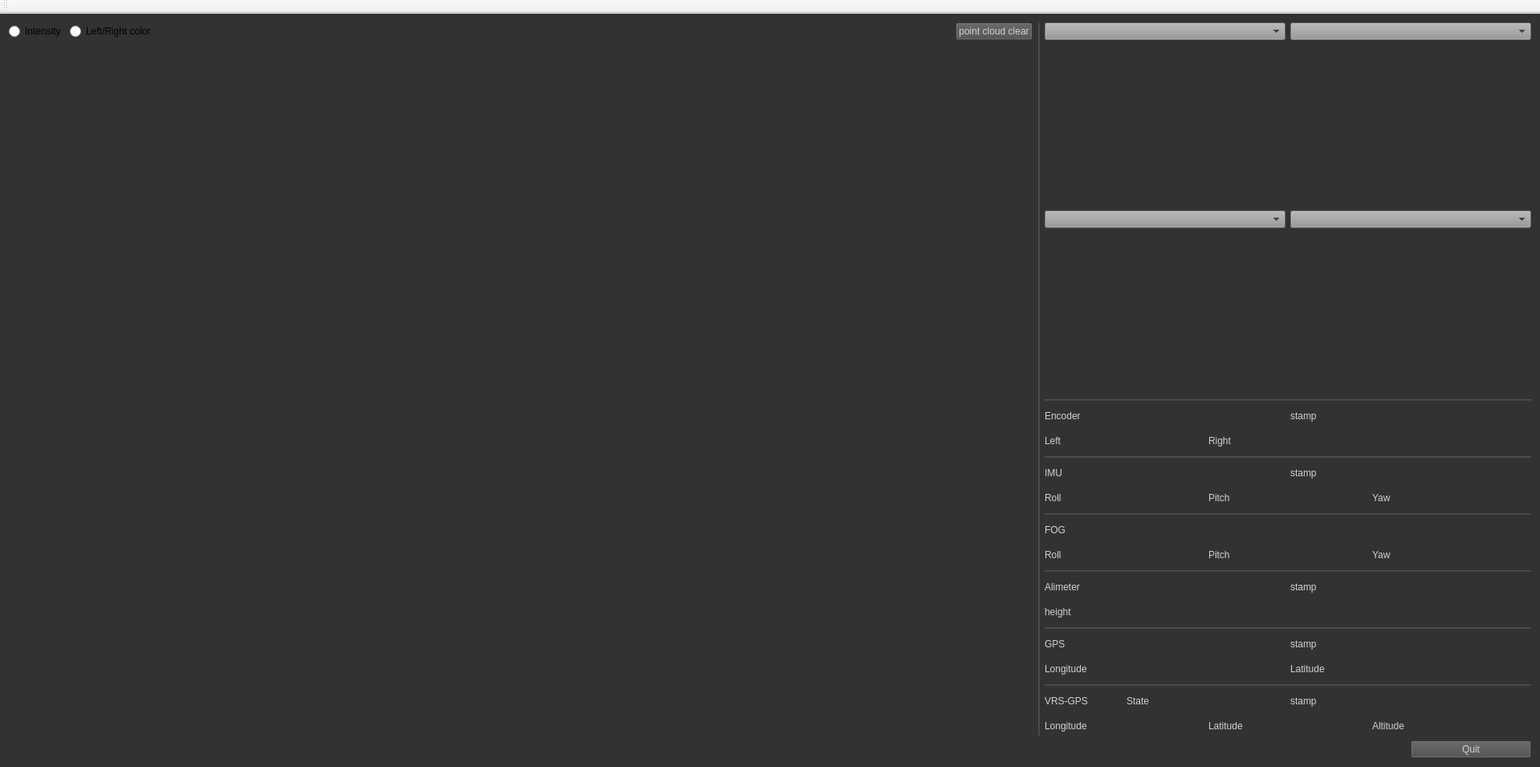
<?xml version="1.0" encoding="UTF-8"?>
<ui version="4.0">
 <class>MainWindow</class>
 <widget class="QMainWindow" name="MainWindow">
  <property name="geometry">
   <rect>
    <x>0</x>
    <y>0</y>
    <width>1918</width>
    <height>955</height>
   </rect>
  </property>
  <property name="windowTitle">
   <string>Data Viewer</string>
  </property>
  <property name="toolTipDuration">
   <number>2</number>
  </property>
  <property name="layoutDirection">
   <enum>Qt::LeftToRight</enum>
  </property>
  <property name="styleSheet">
   <string notr="true">QMainWindow{
background-color:  rgb(50, 50, 50)
}

QMenuBar{
background-color:   rgb(50, 50, 50)
}

QPushButton:pressed {
    background-color: rgb(90, 90, 90);
	color: rgb(210,210,210);
}
QPushButton {
     background-color: rgb(76, 76, 76);
	 color: rgb(210,210,210);
}

QPushButton:disabled {
    background-color: rgb(76, 76, 76);
	color: rgb(150,150,150);
}

QLabel{
    color: rgb(210,210,210);
    qproperty-alignment: AlignCenter;
}

QFrame#line,#line_2,#line_3,#line_4,#line_5,#line_6,#line_7,#line_8,#line_9,#line_10{
    background-color: rgb(70,70,70);
}

QLabel#label_53,#label_7,#label_54,#label_55,#label_56,#label_57,#label_58,#label_59,#label_60,#label_52
{
    color: rgb(210,210,210);
     qproperty-alignment: AlignCenter;
}

QComboBox {
	background-color:  rgb(150,150,150)
}

QCheckBox {
   border: none;
   color: rgb(210,210,210);
}</string>
  </property>
  <widget class="QWidget" name="centralWidget">
   <property name="styleSheet">
    <string notr="true"/>
   </property>
   <layout class="QVBoxLayout" name="verticalLayout_4">
    <item>
     <layout class="QVBoxLayout" name="verticalLayout">
      <item>
       <layout class="QHBoxLayout" name="horizontalLayout_6">
        <item>
         <layout class="QVBoxLayout" name="verticalLayout_3">
          <item>
           <layout class="QGridLayout" name="gridLayout_14">
            <item row="0" column="0">
             <widget class="QRadioButton" name="radioButton">
              <property name="text">
               <string>Intensity</string>
              </property>
             </widget>
            </item>
            <item row="0" column="1">
             <widget class="QRadioButton" name="radioButton_2">
              <property name="text">
               <string>Left/Right color</string>
              </property>
             </widget>
            </item>
            <item row="0" column="2">
             <spacer name="horizontalSpacer">
              <property name="orientation">
               <enum>Qt::Horizontal</enum>
              </property>
              <property name="sizeHint" stdset="0">
               <size>
                <width>17</width>
                <height>14</height>
               </size>
              </property>
             </spacer>
            </item>
            <item row="0" column="3">
             <widget class="QPushButton" name="pushButton_29">
              <property name="text">
               <string>point cloud clear</string>
              </property>
             </widget>
            </item>
           </layout>
          </item>
          <item>
           <widget class="GLWidget" name="GLwidget" native="true">
            <property name="sizePolicy">
             <sizepolicy hsizetype="Preferred" vsizetype="Expanding">
              <horstretch>0</horstretch>
              <verstretch>0</verstretch>
             </sizepolicy>
            </property>
            <property name="styleSheet">
             <string notr="true">QMainWindow{
background-color: rgb(76, 76, 76);
}</string>
            </property>
           </widget>
          </item>
         </layout>
        </item>
        <item>
         <widget class="Line" name="line_6">
          <property name="orientation">
           <enum>Qt::Vertical</enum>
          </property>
         </widget>
        </item>
        <item>
         <layout class="QVBoxLayout" name="verticalLayout_2">
          <item>
           <layout class="QGridLayout" name="gridLayout_11">
            <item row="0" column="1">
             <widget class="QComboBox" name="comboBox_2"/>
            </item>
            <item row="2" column="1">
             <widget class="QComboBox" name="comboBox_4"/>
            </item>
            <item row="3" column="0">
             <widget class="QLabel" name="label_9">
              <property name="sizePolicy">
               <sizepolicy hsizetype="Minimum" vsizetype="Minimum">
                <horstretch>0</horstretch>
                <verstretch>0</verstretch>
               </sizepolicy>
              </property>
              <property name="minimumSize">
               <size>
                <width>300</width>
                <height>200</height>
               </size>
              </property>
              <property name="maximumSize">
               <size>
                <width>300</width>
                <height>200</height>
               </size>
              </property>
              <property name="text">
               <string/>
              </property>
             </widget>
            </item>
            <item row="1" column="1">
             <widget class="QLabel" name="label_14">
              <property name="sizePolicy">
               <sizepolicy hsizetype="Minimum" vsizetype="Minimum">
                <horstretch>0</horstretch>
                <verstretch>0</verstretch>
               </sizepolicy>
              </property>
              <property name="minimumSize">
               <size>
                <width>300</width>
                <height>200</height>
               </size>
              </property>
              <property name="maximumSize">
               <size>
                <width>300</width>
                <height>200</height>
               </size>
              </property>
              <property name="text">
               <string/>
              </property>
             </widget>
            </item>
            <item row="1" column="0">
             <widget class="QLabel" name="label_13">
              <property name="sizePolicy">
               <sizepolicy hsizetype="Minimum" vsizetype="Minimum">
                <horstretch>0</horstretch>
                <verstretch>0</verstretch>
               </sizepolicy>
              </property>
              <property name="minimumSize">
               <size>
                <width>300</width>
                <height>200</height>
               </size>
              </property>
              <property name="maximumSize">
               <size>
                <width>300</width>
                <height>200</height>
               </size>
              </property>
              <property name="text">
               <string/>
              </property>
             </widget>
            </item>
            <item row="2" column="0">
             <widget class="QComboBox" name="comboBox_3"/>
            </item>
            <item row="0" column="0">
             <widget class="QComboBox" name="comboBox_1"/>
            </item>
            <item row="3" column="1">
             <widget class="QLabel" name="label_10">
              <property name="sizePolicy">
               <sizepolicy hsizetype="Minimum" vsizetype="Minimum">
                <horstretch>0</horstretch>
                <verstretch>0</verstretch>
               </sizepolicy>
              </property>
              <property name="minimumSize">
               <size>
                <width>300</width>
                <height>200</height>
               </size>
              </property>
              <property name="maximumSize">
               <size>
                <width>300</width>
                <height>200</height>
               </size>
              </property>
              <property name="text">
               <string/>
              </property>
             </widget>
            </item>
           </layout>
          </item>
          <item>
           <widget class="Line" name="line">
            <property name="orientation">
             <enum>Qt::Horizontal</enum>
            </property>
           </widget>
          </item>
          <item>
           <layout class="QGridLayout" name="gridLayout_10">
            <item row="1" column="0">
             <widget class="QLabel" name="label_15">
              <property name="text">
               <string>Left</string>
              </property>
             </widget>
            </item>
            <item row="1" column="2">
             <widget class="QLabel" name="label_18">
              <property name="text">
               <string>Right</string>
              </property>
             </widget>
            </item>
            <item row="0" column="0">
             <widget class="QLabel" name="label_16">
              <property name="text">
               <string>Encoder</string>
              </property>
             </widget>
            </item>
            <item row="1" column="1">
             <widget class="QLabel" name="label_19">
              <property name="text">
               <string/>
              </property>
             </widget>
            </item>
            <item row="0" column="1">
             <widget class="QLabel" name="label_21">
              <property name="text">
               <string/>
              </property>
             </widget>
            </item>
            <item row="0" column="2">
             <widget class="QLabel" name="label_17">
              <property name="text">
               <string/>
              </property>
             </widget>
            </item>
            <item row="0" column="3">
             <widget class="QLabel" name="label_65">
              <property name="text">
               <string>stamp</string>
              </property>
             </widget>
            </item>
            <item row="0" column="5">
             <widget class="QLabel" name="label_66">
              <property name="text">
               <string/>
              </property>
             </widget>
            </item>
            <item row="1" column="3">
             <widget class="QLabel" name="label_20">
              <property name="text">
               <string/>
              </property>
             </widget>
            </item>
            <item row="1" column="4">
             <widget class="QLabel" name="label_67">
              <property name="text">
               <string/>
              </property>
             </widget>
            </item>
            <item row="1" column="5">
             <widget class="QLabel" name="label_68">
              <property name="text">
               <string/>
              </property>
             </widget>
            </item>
            <item row="0" column="4">
             <widget class="QLabel" name="label_83">
              <property name="text">
               <string/>
              </property>
             </widget>
            </item>
           </layout>
          </item>
          <item>
           <widget class="Line" name="line_2">
            <property name="orientation">
             <enum>Qt::Horizontal</enum>
            </property>
           </widget>
          </item>
          <item>
           <layout class="QGridLayout" name="gridLayout_9">
            <item row="0" column="3">
             <widget class="QLabel" name="label_25">
              <property name="text">
               <string>stamp</string>
              </property>
             </widget>
            </item>
            <item row="0" column="0">
             <widget class="QLabel" name="label_24">
              <property name="text">
               <string>IMU</string>
              </property>
             </widget>
            </item>
            <item row="1" column="4">
             <widget class="QLabel" name="label_29">
              <property name="text">
               <string>Yaw</string>
              </property>
             </widget>
            </item>
            <item row="1" column="0">
             <widget class="QLabel" name="label_23">
              <property name="text">
               <string>Roll</string>
              </property>
             </widget>
            </item>
            <item row="1" column="2">
             <widget class="QLabel" name="label_27">
              <property name="text">
               <string>Pitch</string>
              </property>
             </widget>
            </item>
            <item row="1" column="5">
             <widget class="QLabel" name="label_30">
              <property name="text">
               <string/>
              </property>
             </widget>
            </item>
            <item row="1" column="3">
             <widget class="QLabel" name="label_28">
              <property name="text">
               <string/>
              </property>
             </widget>
            </item>
            <item row="1" column="1">
             <widget class="QLabel" name="label_26">
              <property name="text">
               <string/>
              </property>
             </widget>
            </item>
            <item row="0" column="5">
             <widget class="QLabel" name="label_70">
              <property name="text">
               <string/>
              </property>
             </widget>
            </item>
            <item row="0" column="4">
             <widget class="QLabel" name="label_82">
              <property name="text">
               <string/>
              </property>
             </widget>
            </item>
           </layout>
          </item>
          <item>
           <widget class="Line" name="line_3">
            <property name="orientation">
             <enum>Qt::Horizontal</enum>
            </property>
           </widget>
          </item>
          <item>
           <layout class="QGridLayout" name="gridLayout_8">
            <item row="1" column="4">
             <widget class="QLabel" name="label_76">
              <property name="text">
               <string>Yaw</string>
              </property>
             </widget>
            </item>
            <item row="1" column="0">
             <widget class="QLabel" name="label_32">
              <property name="text">
               <string>Roll</string>
              </property>
             </widget>
            </item>
            <item row="1" column="3">
             <widget class="QLabel" name="label_75">
              <property name="text">
               <string/>
              </property>
             </widget>
            </item>
            <item row="1" column="2">
             <widget class="QLabel" name="label_71">
              <property name="text">
               <string>Pitch</string>
              </property>
             </widget>
            </item>
            <item row="0" column="5">
             <widget class="QLabel" name="label_77">
              <property name="text">
               <string/>
              </property>
             </widget>
            </item>
            <item row="0" column="0">
             <widget class="QLabel" name="label_73">
              <property name="text">
               <string>FOG</string>
              </property>
             </widget>
            </item>
            <item row="0" column="1">
             <widget class="QLabel" name="label_74">
              <property name="text">
               <string/>
              </property>
             </widget>
            </item>
            <item row="0" column="3">
             <widget class="QLabel" name="label_95">
              <property name="text">
               <string/>
              </property>
             </widget>
            </item>
            <item row="1" column="5">
             <widget class="QLabel" name="label_34">
              <property name="text">
               <string/>
              </property>
             </widget>
            </item>
            <item row="1" column="1">
             <widget class="QLabel" name="label_78">
              <property name="text">
               <string/>
              </property>
             </widget>
            </item>
           </layout>
          </item>
          <item>
           <widget class="Line" name="line_4">
            <property name="orientation">
             <enum>Qt::Horizontal</enum>
            </property>
           </widget>
          </item>
          <item>
           <layout class="QGridLayout" name="gridLayout_17">
            <item row="0" column="1">
             <widget class="QLabel" name="label_62">
              <property name="text">
               <string/>
              </property>
             </widget>
            </item>
            <item row="0" column="0">
             <widget class="QLabel" name="label_61">
              <property name="text">
               <string>Alimeter</string>
              </property>
             </widget>
            </item>
            <item row="1" column="0">
             <widget class="QLabel" name="label_63">
              <property name="text">
               <string>height</string>
              </property>
             </widget>
            </item>
            <item row="0" column="5">
             <widget class="QLabel" name="label_81">
              <property name="text">
               <string/>
              </property>
             </widget>
            </item>
            <item row="0" column="2">
             <widget class="QLabel" name="label_79">
              <property name="text">
               <string/>
              </property>
             </widget>
            </item>
            <item row="0" column="3">
             <widget class="QLabel" name="label_80">
              <property name="text">
               <string>stamp</string>
              </property>
             </widget>
            </item>
            <item row="1" column="3">
             <widget class="QLabel" name="label_84">
              <property name="text">
               <string/>
              </property>
             </widget>
            </item>
            <item row="1" column="4">
             <widget class="QLabel" name="label_85">
              <property name="text">
               <string/>
              </property>
             </widget>
            </item>
            <item row="1" column="5">
             <widget class="QLabel" name="label_86">
              <property name="text">
               <string/>
              </property>
             </widget>
            </item>
            <item row="0" column="4">
             <widget class="QLabel" name="label_72">
              <property name="text">
               <string/>
              </property>
             </widget>
            </item>
            <item row="1" column="1">
             <widget class="QLabel" name="label_64">
              <property name="text">
               <string/>
              </property>
             </widget>
            </item>
           </layout>
          </item>
          <item>
           <widget class="Line" name="line_9">
            <property name="orientation">
             <enum>Qt::Horizontal</enum>
            </property>
           </widget>
          </item>
          <item>
           <layout class="QGridLayout" name="gridLayout_4">
            <item row="1" column="5">
             <widget class="QLabel" name="label_91">
              <property name="text">
               <string/>
              </property>
             </widget>
            </item>
            <item row="0" column="3">
             <widget class="QLabel" name="label_87">
              <property name="text">
               <string>stamp</string>
              </property>
             </widget>
            </item>
            <item row="1" column="3">
             <widget class="QLabel" name="label_39">
              <property name="text">
               <string>Latitude</string>
              </property>
             </widget>
            </item>
            <item row="1" column="0">
             <widget class="QLabel" name="label_36">
              <property name="text">
               <string>Longitude</string>
              </property>
             </widget>
            </item>
            <item row="0" column="5">
             <widget class="QLabel" name="label_89">
              <property name="text">
               <string/>
              </property>
             </widget>
            </item>
            <item row="0" column="2">
             <widget class="QLabel" name="label_37">
              <property name="text">
               <string/>
              </property>
             </widget>
            </item>
            <item row="0" column="0">
             <widget class="QLabel" name="label_35">
              <property name="text">
               <string>GPS</string>
              </property>
             </widget>
            </item>
            <item row="1" column="4">
             <widget class="QLabel" name="label_40">
              <property name="text">
               <string/>
              </property>
             </widget>
            </item>
            <item row="1" column="1">
             <widget class="QLabel" name="label_38">
              <property name="text">
               <string/>
              </property>
             </widget>
            </item>
            <item row="0" column="4">
             <widget class="QLabel" name="label_22">
              <property name="text">
               <string/>
              </property>
             </widget>
            </item>
           </layout>
          </item>
          <item>
           <widget class="Line" name="line_5">
            <property name="orientation">
             <enum>Qt::Horizontal</enum>
            </property>
           </widget>
          </item>
          <item>
           <layout class="QGridLayout" name="gridLayout_7">
            <item row="1" column="0">
             <widget class="QLabel" name="label_42">
              <property name="text">
               <string>Longitude</string>
              </property>
             </widget>
            </item>
            <item row="0" column="0">
             <widget class="QLabel" name="label_41">
              <property name="text">
               <string>VRS-GPS</string>
              </property>
             </widget>
            </item>
            <item row="1" column="1">
             <widget class="QLabel" name="label_44">
              <property name="text">
               <string/>
              </property>
             </widget>
            </item>
            <item row="0" column="5">
             <widget class="QLabel" name="label_93">
              <property name="text">
               <string/>
              </property>
             </widget>
            </item>
            <item row="1" column="5">
             <widget class="QLabel" name="label_94">
              <property name="text">
               <string/>
              </property>
             </widget>
            </item>
            <item row="0" column="2">
             <widget class="QLabel" name="label_47">
              <property name="text">
               <string/>
              </property>
             </widget>
            </item>
            <item row="0" column="3">
             <widget class="QLabel" name="label_96">
              <property name="text">
               <string>stamp</string>
              </property>
             </widget>
            </item>
            <item row="0" column="4">
             <widget class="QLabel" name="label_69">
              <property name="text">
               <string/>
              </property>
             </widget>
            </item>
            <item row="0" column="1">
             <widget class="QLabel" name="label_45">
              <property name="text">
               <string>State</string>
              </property>
             </widget>
            </item>
            <item row="1" column="2">
             <widget class="QLabel" name="label_46">
              <property name="text">
               <string>Latitude</string>
              </property>
             </widget>
            </item>
            <item row="1" column="3">
             <widget class="QLabel" name="label_48">
              <property name="text">
               <string/>
              </property>
             </widget>
            </item>
            <item row="1" column="4">
             <widget class="QLabel" name="label_98">
              <property name="text">
               <string>Altitude</string>
              </property>
             </widget>
            </item>
           </layout>
          </item>
         </layout>
        </item>
        <item>
         <layout class="QVBoxLayout" name="verticalLayout_5"/>
        </item>
       </layout>
      </item>
      <item>
       <layout class="QHBoxLayout" name="horizontalLayout_2">
        <item>
         <spacer name="horizontalSpacer_3">
          <property name="orientation">
           <enum>Qt::Horizontal</enum>
          </property>
          <property name="sizeHint" stdset="0">
           <size>
            <width>40</width>
            <height>20</height>
           </size>
          </property>
         </spacer>
        </item>
        <item>
         <widget class="QPushButton" name="quitButton">
          <property name="minimumSize">
           <size>
            <width>150</width>
            <height>0</height>
           </size>
          </property>
          <property name="text">
           <string>Quit</string>
          </property>
          <property name="autoDefault">
           <bool>false</bool>
          </property>
         </widget>
        </item>
       </layout>
      </item>
     </layout>
    </item>
   </layout>
  </widget>
  <widget class="QToolBar" name="mainToolBar">
   <attribute name="toolBarArea">
    <enum>TopToolBarArea</enum>
   </attribute>
   <attribute name="toolBarBreak">
    <bool>false</bool>
   </attribute>
  </widget>
 </widget>
 <layoutdefault spacing="6" margin="11"/>
 <customwidgets>
  <customwidget>
   <class>GLWidget</class>
   <extends>QWidget</extends>
   <header>glwidget.h</header>
   <container>1</container>
  </customwidget>
 </customwidgets>
 <resources/>
 <connections/>
</ui>
